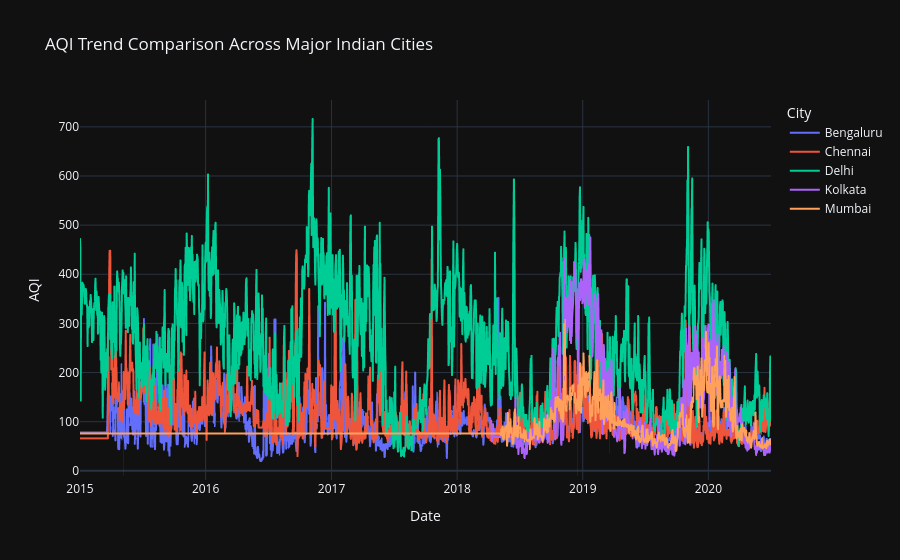

This figure's notebook cell:
### Code cell
fig = px.line(
    city_df,
    x="Date",
    y="AQI",
    color="City",
    title="AQI Trend Comparison Across Major Indian Cities"
)

fig.update_layout(
    xaxis_title="Date",
    yaxis_title="AQI",
    template="plotly_dark"
)
fig.show()

### Figure 1 — Plotly figure (JSON) as saved in the notebook; plotly's stock layout.template omitted (floating-point values rounded to 4 significant figures; data arrays with more than 128 entries replaced by an {"elided": "..."} marker saying what was removed)
{"data": [{"hovertemplate": "City=Bengaluru<br>Date=%{x}<br>AQI=%{y}<extra></extra>", "legendgroup": "Bengaluru", "line": {"color": "#636efa", "dash": "solid"}, "marker": {"symbol": "circle"}, "mode": "lines", "name": "Bengaluru", "showlegend": true, "type": "scattergl", "x": {"elided": "2009 str values"}, "xaxis": "x", "y": {"elided": "2009 float values"}, "yaxis": "y"}, {"hovertemplate": "City=Chennai<br>Date=%{x}<br>AQI=%{y}<extra></extra>", "legendgroup": "Chennai", "line": {"color": "#EF553B", "dash": "solid"}, "marker": {"symbol": "circle"}, "mode": "lines", "name": "Chennai", "showlegend": true, "type": "scattergl", "x": {"elided": "2009 str values"}, "xaxis": "x", "y": {"elided": "2009 float values"}, "yaxis": "y"}, {"hovertemplate": "City=Delhi<br>Date=%{x}<br>AQI=%{y}<extra></extra>", "legendgroup": "Delhi", "line": {"color": "#00cc96", "dash": "solid"}, "marker": {"symbol": "circle"}, "mode": "lines", "name": "Delhi", "showlegend": true, "type": "scattergl", "x": {"elided": "2009 str values"}, "xaxis": "x", "y": {"elided": "2009 float values"}, "yaxis": "y"}, {"hovertemplate": "City=Kolkata<br>Date=%{x}<br>AQI=%{y}<extra></extra>", "legendgroup": "Kolkata", "line": {"color": "#ab63fa", "dash": "solid"}, "marker": {"symbol": "circle"}, "mode": "lines", "name": "Kolkata", "showlegend": true, "type": "scattergl", "x": {"elided": "814 str values"}, "xaxis": "x", "y": {"elided": "814 float values"}, "yaxis": "y"}, {"hovertemplate": "City=Mumbai<br>Date=%{x}<br>AQI=%{y}<extra></extra>", "legendgroup": "Mumbai", "line": {"color": "#FFA15A", "dash": "solid"}, "marker": {"symbol": "circle"}, "mode": "lines", "name": "Mumbai", "showlegend": true, "type": "scattergl", "x": {"elided": "2009 str values"}, "xaxis": "x", "y": {"elided": "2009 float values"}, "yaxis": "y"}], "layout": {"legend": {"title": {"text": "City"}, "tracegroupgap": 0}, "title": {"text": "AQI Trend Comparison Across Major Indian Cities"}, "xaxis": {"anchor": "y", "domain": [0, 1], "title": {"text": "Date"}}, "yaxis": {"anchor": "x", "domain": [0, 1], "title": {"text": "AQI"}}}}
